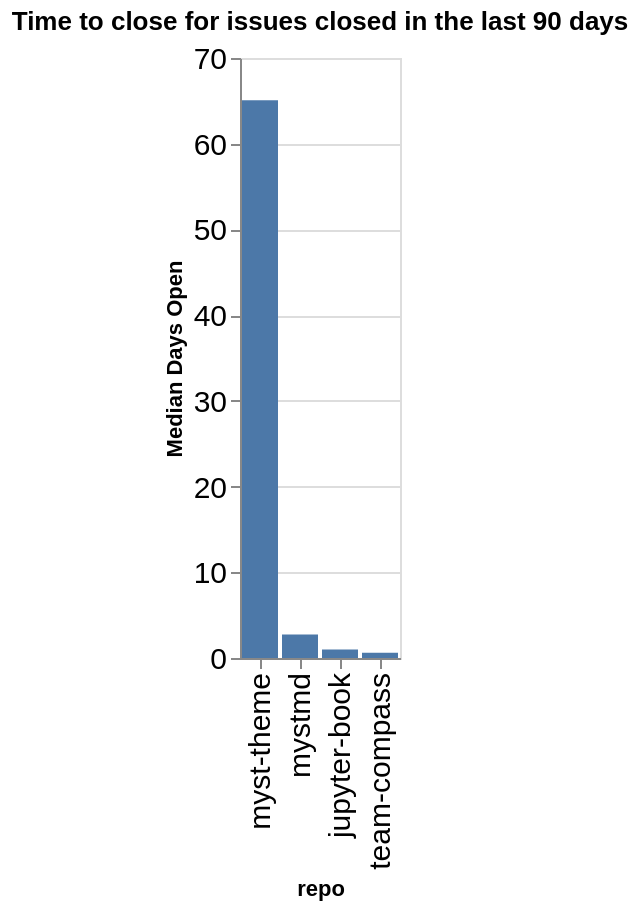

Source (notebook cell):
### Code cell
time_open = closed.groupby(['org', 'repo']).agg({'time_open': 'median'}).reset_index()
time_open['time_open'] = time_open['time_open'] / (60 * 60 * 24)
time_open['org/repo'] = time_open.apply(lambda a: a['org'] + '/' + a['repo'], axis=1)
sorted_vals = time_open.sort_values(['org', 'time_open'], ascending=False)['repo'].values
alt.Chart(data=time_open, title=f"Time to close for issues closed in the last {n_days} days").mark_bar().encode(
    x=alt.X('repo', sort=alt.Sort(sorted_vals.tolist())),
    y=alt.Y('time_open', title="Median Days Open"),
)

### Figure 1 — Vega-Lite specification as saved in the notebook (floating-point values rounded to 4 significant figures)
{"config": {"axisLeft": {"labelFontSize": 15}, "axisBottom": {"labelFontSize": 15}}, "data": {"name": "data-e98c29a37aa33a30b530bb0e4eef3fd7"}, "mark": {"type": "bar"}, "encoding": {"x": {"field": "repo", "sort": ["myst-theme", "mystmd", "jupyter-book", "team-compass"], "type": "nominal"}, "y": {"field": "time_open", "title": "Median Days Open", "type": "quantitative"}}, "title": "Time to close for issues closed in the last 90 days", "$schema": "https://vega.github.io/schema/vega-lite/v5.20.1.json", "datasets": {"data-e98c29a37aa33a30b530bb0e4eef3fd7": [{"org": "jupyter-book", "repo": "jupyter-book", "time_open": 0.9961, "org/repo": "jupyter-book/jupyter-book"}, {"org": "jupyter-book", "repo": "myst-theme", "time_open": 65.06, "org/repo": "jupyter-book/myst-theme"}, {"org": "jupyter-book", "repo": "mystmd", "time_open": 2.732, "org/repo": "jupyter-book/mystmd"}, {"org": "jupyter-book", "repo": "team-compass", "time_open": 0.6086, "org/repo": "jupyter-book/team-compass"}]}}
